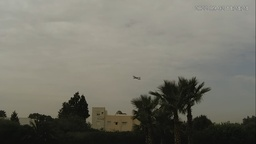
#> input picture code/media/image1.jpg, 256 x 144 px, shrunk from 1366 x 768 before the run
$ python -i stmd.py   (imports and definitions only)
#> lines starting #> are read from the running program, lines starting #| are printed output that depends on the picture
#======= Boukary DERRA (PFE) ==========
# ===== created: 01-02-2023 ===========
# ===== last updated: 09-05-2023 ======

# Modules
import os
import matplotlib.pyplot as plt
from scipy.ndimage import convolve
from scipy.signal import convolve2d
import numpy as np
import itertools
import cv2


# class STMD
class STMD:
    def __init__(self, frame, last_frame=None):

        # checks
        if (frame is None) or (not isinstance(frame, np.ndarray)):

            raise ValueError("frame must be an image")
        # preprocessing
        frame = self.convert_for_process(frame)
        self.height, self.width = frame.shape[:2]
        # inputs
        self.frame = frame
        self.last_frame = last_frame

        # constants
        self.gauss_filter_size = 3
        self.gauss_filter_sigma = 0.8
        self.u = 0.7
        self.w = np.array([1/16, 1/8, 1/16, 1/8, 1/4,
                                1/8, 1/16, 1/8, 1/16]).reshape(3, 3)
        self.lipetz_transformation_tau = 3
        self.low_pass_filter_tau = 3
        self.lmc_tau = 3
        self.tau_fast = 5
        self.tau_slow = 15
        self.fdsr_gaussian_kernel = (11, 11)
        self.tau_delay = 3

        # ======> LI constants ======
        self.k1, self.k2 = 8, 8
        self.search_range = 8
        self.p, self.q = 8, 8  # line height and column width of the kernel H
        self.a = 1


    def get_gaussian_kernel(self):
        try:
            # to delemite the axes
            size, sigma = self.gauss_filter_size, self.gauss_filter_sigma

            ax = np.arange(-size // 2 + 1, size // 2 + 1)
            xx, yy = np.meshgrid(ax, ax)

            kernel = np.exp(-(xx**2 + yy**2) / (2* sigma**2))

            kernel = kernel / (2*np.pi*sigma**2)

            gaussian_kernel = kernel
        except Exception as e:
            gaussian_kernel = self.w
            print("Error in Guassian Kernel :", e)
        return gaussian_kernel


    """ ================= Retina Layer ========================="""
    def get_photoreceptor(self):
        """ Blur effect """
        gaussian_kernel = self.get_gaussian_kernel()

        try:
            # Apply the gaussian filter to the frame
            buffer_frame = convolve(self.frame, gaussian_kernel, mode='constant')
            return buffer_frame

        except Exception as e:
            print("Error in Retina layer / photoreceptor :", e)
            return None


    def get_lipetz_transformation(self):
        """ transform the input luminance to membrane potential """
        l = self.get_photoreceptor()

        # Calculate the low-pass filtered version of the image
        lc = low_pass_filter(l, self.lipetz_transformation_tau)

        # Apply the modified Lipetz transformation
        numerator = np.power(l, self.u)

        denominator = np.power(l, self.u) + np.power(lc, self.u)

        # transformed image
        p = np.divide(numerator, denominator)


        return p


    """ ======================= Lamina Layer ==============================="""
    def get_low_pass_filter(self):
        """ Slight delay """
        p = self.get_lipetz_transformation()
        x = low_pass_filter(p, self.low_pass_filter_tau)
        return x

    def get_lmc(self):
        """ (LMCs) Remove redundant information; Maximize information
                                transmission                            """
        try:
            x = self.get_low_pass_filter()
            X_lmc = low_pass_filter(x, self.lmc_tau)
            y_lmc = x - X_lmc


        except Exception as e:
            y_lmc = None
            print("ERROR in LMC", e)

        return y_lmc


    # ====================> Medulla LAYER <====================
    def get_on_off_channels(self):
        """ Separate LMC to ON/OFF channels for next stage of the processing """
        y_lmc = self.get_lmc()
        if y_lmc is not None:
            y_on = (y_lmc + abs(y_lmc))/2
            y_off = (y_lmc - abs(y_lmc))/2
        else:
            y_on, y_off = None, None
        return y_on, y_off


    def get_fdsr(self):
        """ The FDSR mechanism is able to suppress rapidly changed texture
            information and enhance novel contrast change """
        y_on, y_off = self.get_on_off_channels()
        pre_y_on, pre_y_off = STMD(self.last_frame).get_on_off_channels()
        # pre_y_on, pre_y_off = self.get_previous_on_off_channels()

        if (y_on is not None) and (y_off is not None):
            try:
                s_on = np.zeros_like(y_on, dtype=np.float64)
                s_off = np.zeros_like(y_off, dtype=np.float64)

                # Apply Gaussian blur
                blurred_y_on_fast = cv2.GaussianBlur(y_on, self.fdsr_gaussian_kernel, sigmaX=self.tau_fast, sigmaY=self.tau_fast)
                blurred_y_on_slow = cv2.GaussianBlur(y_on, self.fdsr_gaussian_kernel, sigmaX=self.tau_slow, sigmaY=self.tau_slow)
                blurred_y_off_fast = cv2.GaussianBlur(y_off, self.fdsr_gaussian_kernel, sigmaX=self.tau_fast, sigmaY=self.tau_fast)
                blurred_y_off_slow = cv2.GaussianBlur(y_off, self.fdsr_gaussian_kernel, sigmaX=self.tau_slow, sigmaY=self.tau_slow)

                s_on = np.where(y_on > pre_y_on, blurred_y_on_fast, blurred_y_on_slow)
                s_off = np.where(y_off > pre_y_off, blurred_y_off_fast, blurred_y_off_slow)

            except Exception as e:
                s_on = None
                s_off = None
                print("ERROR in FDSR", e)
        else:
            raise ValueError("ERROR in FDSR: Y_ON, Y_OFF are empty")

        return s_on, s_off


    def get_sigma(self): # ***
        """ Subtract the filtered signal (s_on, s_off) to the original one
			(y_on, y_off) """
        s_on, s_off = self.get_fdsr()
        y_on, y_off = self.get_on_off_channels()

        if (s_on is not None) and (y_on is not None):
            f_on = cv2.subtract(y_on, s_on)
            f_off = cv2.subtract(y_off, s_off)
        else:
            f_on, f_off = None, None
            raise ValueError("ERROR in SIGMA: S_ON, S_OFF are empty")
        return f_on, f_off

    def get_hwr(self):
        """ Then we replace all the pixels that are negative with 0. """
        f_on, f_off = self.get_sigma()

        # ======> HW-R ======
        if f_on is not None:
            f_on = max_with_zero(f_on)
            f_off = max_with_zero(f_off)
        else:
            raise ValueError("ERROR in HW-R: F_ON, F_OFF are empty")

        """f_on=f_on.astype(np.float32)
        f_off=f_off.astype(np.float32)"""
        return f_on, f_off


    # ====================> Lobula LAYER <====================
    # Find the optimal motion vector using
    # * hierarchical search.
    # *Three Step Search (TSS);
    # *the Diamond Search algorithms.
    def get_motion_vector_matrix(self):
        h, w = self.frame.shape
        U = np.zeros((h, w))
        V = np.zeros((h, w))
        d_min = float('inf')
        n = 0
        for (x, y) in itertools.product(range(h), range(w)):
            n = n + 1
            for u in range(-self.search_range, self.search_range + 1):
                for v in range(-self.search_range, self.search_range + 1):
                    # print(frame[i, j])
                    try:
                        d = abs(frame[x, y] - last_frame[x+u, y+v])
                    except: d = None
                    if (d is not None) and d < d_min:
                        d_min = d
                        # motion_vector = (u, v)
                        U[x, y]=u
                        V[x, y]=v
            print(n/(h*w))
        return U, V

    def create_convolution_kernel(self):
        a, p, q = self.a, self.p, self.q
        """ Generate kernel H """
        assert q > 1, "q should be greater than 1 to avoid division by zero"
        b = -a / (4 * (q - 1))

        H = np.zeros((p, q))
        H[0, :] = b
        H[p-1, :] = b
        H[:, 0] = b
        H[:, q-1] = b
        H[p // 2, q // 2] = a

        return H

    def get_velocity_difference(self):
        """ Convlolve U and V by H in order to get """
        U, V = self.get_motion_vector_matrix()
        H = self.create_convolution_kernel()
        Uc = convolve2d(U, H, mode='same') # equation 20
        Vc = convolve2d(V, H, mode='same') # equation 21
        return Uc, Vc

    def get_w(self):
        """ Calulate W """
        Uc, Vc = self.get_velocity_difference()
        w = np.sqrt(Uc**2 + Vc**2)
        return w

    def get_li(self):
        """ hen, we implement our new lateral inhibition mechanism
            by multiplying F_ON and F_OFF by w, respectively  """
        w = self.get_w()
        k1, k2 = self.k1, self.k2
        f_on, f_off = self.get_hwr()

        f_on_ = k1 * F_ON + k2 * F_ON * w
        f_off_ = k1 * F_OFF + k2 * F_OFF * w

        return f_on_, f_off_

    # [22 lines left out: functions get_delay, get_final_output, not called in this run]


    # ====================> Other methods <====================
    def convert_for_process(self, frame):
        """ Frame preprocessing """
        # Convert frame to Gray
        frame = cv2.cvtColor(frame, cv2.COLOR_BGR2GRAY)
        # Convert the image to float32 to prevent overflow
        # frame = frame.astype(np.float32) / 255.0
        frame = frame.astype(np.float64)
        return frame

    # [7 lines left out: function convert_for_display, not called in this run]


    # ====================> Show methods <====================
    def show_photoreceptor(self):
        show_output(self.get_photoreceptor(), "1_photoreceptor")

    # [85 lines left out: functions show_lipetz_transformation, show_low_pass_filter, show_lmc, show_on_off_channels, show_fdsr, show_sigma and 6 more, not called in this run]

    def show_final_output(self):
        output = self.get_final_output()
        show_output(output, "11.final_output")

# ====================> Functions <====================
def low_pass_filter(image, tau):
    """ Apply a simple low-pass filter to an image """
    # Apply a simple low-pass filter to the image
    kernel_size = int(2 * np.ceil(2 * tau) + 1)
    blurred_image = cv2.GaussianBlur(image, (kernel_size, kernel_size), sigmaX=tau, sigmaY=tau)
    return blurred_image


# [41 lines left out: functions max_with_zero, show_output, normalize_image, not called in this run]

>>> import cv2
>>> picture = cv2.imread('media/image1.jpg')
#> picture is the input picture: shape (144, 256, 3); mean B, G, R 104.6, 114.9, 116
>>> result = STMD(picture).get_li()
#> after the loop in get_motion_vector_matrix, `for (x, y) in itertools.product(range(h), range(w)):`: U: shape (144, 256) float64; every value is 0
#> in get_photoreceptor, `buffer_frame = convolve(self.frame, gaussian_kernel, mode='constant')`:
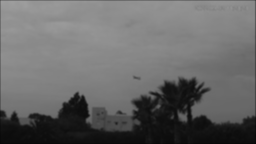
#> buffer_frame: shape (144, 256) float64; min 6.2, max 157.8, mean 103.6
#> in low_pass_filter, `blurred_image = cv2.GaussianBlur(image, (kernel_size, kernel_size), si..`:
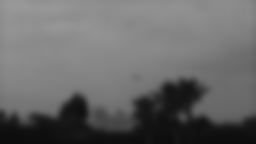
#> blurred_image: shape (144, 256) float64; min 12.19, max 153.4, mean 103.9
#> in get_lipetz_transformation, `denominator = np.power(l, self.u) + np.power(lc, self.u)`:
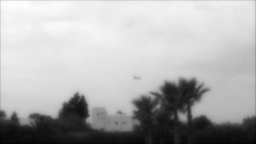
#> denominator: shape (144, 256) float64; min 9.34, max 68.43, mean 49.9; drawn with min black and max white
#> in get_lipetz_transformation, `p = np.divide(numerator, denominator)`:
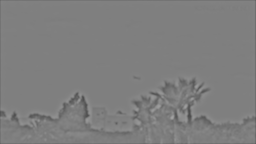
#> p: shape (144, 256) float64; min 0.3, max 0.643, mean 0.496
#> in get_lmc, `y_lmc = x - X_lmc`:
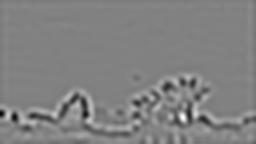
#> y_lmc: shape (144, 256) float64; min -0.0273, max 0.0263, mean -1.49e-05; drawn with min black and max white
#> in get_on_off_channels, `y_on = (y_lmc + abs(y_lmc))/2`:
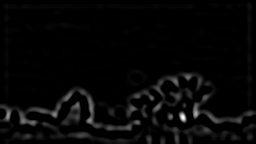
#> y_on: shape (144, 256) float64; min 0, max 0.0263, mean 0.000712; drawn with min black and max white
#> in get_on_off_channels, `y_off = (y_lmc - abs(y_lmc))/2`:
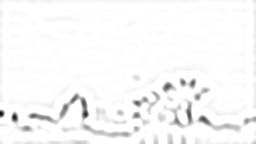
#> y_off: shape (144, 256) float64; min -0.0273, max 0, mean -0.000727; drawn with min black and max white
#> (the run stopped early here; a loop or call above may not have finished)
